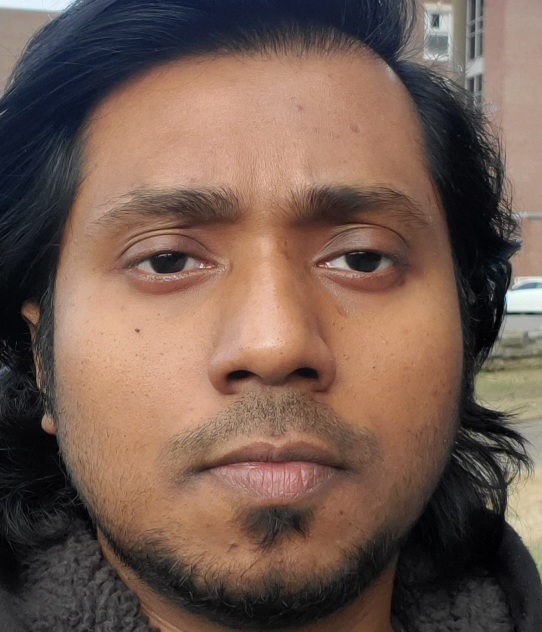
#> input picture Assignment04/images/image6.jpg, 1083 x 1263 px, given in place of the camera (shown at 1/2 size)
$ jupyter execute --allow-errors test.ipynb
#> lines starting #> are read from the running program, lines starting #| are printed output that depends on the picture; after the words box and inside, x2 and y2 are one past the last pixel; in counts of white or black regions, pixels touching at a corner belong together
[cell 1]
from PIL import Image

def resize_faces(person_name):
    for i in range(10):
        img = Image.open(f"{person_name}{i}.png")
        img = img.resize((100, 100), Image.BILINEAR)
        path = person_name.split('/')[-1]
        # print(path)
        img.save(f"./resized/{path}{i}.png")

#> (the rest of this cell did not finish here and is left out)

[cell 2]
import numpy as np
import cv2
import os

def find_average_face(person_name, num_images=10):
    sum_img = None
    valid_images = 0  # Counter for successfully loaded images
    for i in range(num_images):
        img_path = f"{person_name}{i}.png"
        img = cv2.imread(img_path)
        if img is None:
            print(f"Warning: Image at '{img_path}' could not be loaded.")
            continue
        img = img.astype(np.float32)  # Ensure proper type for arithmetic
        if sum_img is None:
            sum_img = img
        else:
            sum_img = cv2.add(sum_img, img)  # Use cv2.add to ensure proper handling of overflow
        valid_images += 1

    if valid_images > 0:
        # Division by 10 as per specific requirement
        avg_img = (sum_img / 10).astype(np.uint8)
        std_img_dir = './std_img/'
        if not os.path.exists(std_img_dir):
            os.makedirs(std_img_dir)
        cv2.imwrite(f"{std_img_dir}std{os.path.basename(person_name)}.png", avg_img)
        print(f"Average face for {person_name} saved.")
    else:
        print(f"No valid images processed for {person_name}.")

# Assuming your resized images are stored in a directory correctly formatted in the path
for person in ['A', 'B', 'C']:
    find_average_face(f"./resized/face{person}", 10)  # Adjust num_images if needed

[cell 3]
import numpy as np
import cv2
import os

# Load standard faces
std_faces = {}
for person in ['A', 'B', 'C']:
    std_face = cv2.imread(f'./std_img/stdFace{person}.png', cv2.IMREAD_COLOR)
    if std_face is not None:
        std_faces[person] = cv2.cvtColor(std_face, cv2.COLOR_BGR2GRAY)
    else:
        print(f"Error loading standard face for person {person}")

[cell 4]
def recognize_face_real_time(std_faces, face_size=(100, 100)):
    # Initialize the video capture object
#> called with face_size = (100, 100)
    cap = cv2.VideoCapture(0)
    face_cascade = cv2.CascadeClassifier(cv2.data.haarcascades + 'haarcascade_frontalface_default.xml')

    while True:
        ret, frame = cap.read()
#> frame is the input picture: shape (1263, 1083, 3); mean B, G, R 80.4, 91.7, 115.1
        if not ret:
            print("Failed to grab frame")
            break

        gray = cv2.cvtColor(frame, cv2.COLOR_BGR2GRAY)
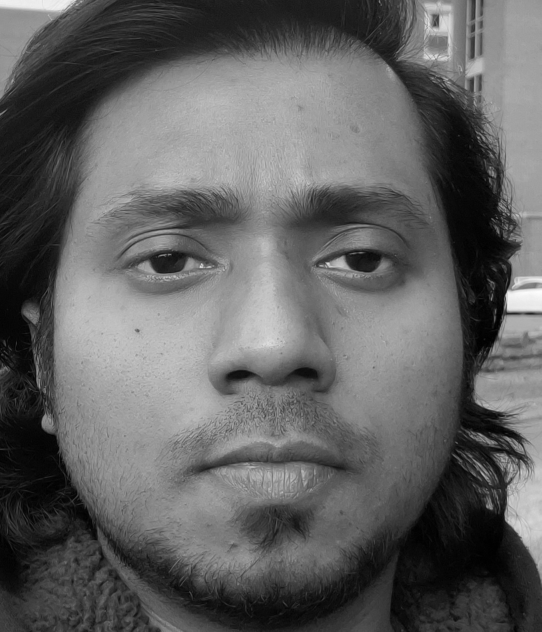
#> gray: shape (1263, 1083) (shown at 1/2 size); min 0, max 252, mean 97.4
        faces = face_cascade.detectMultiScale(gray, 1.1, 4)
#> faces = [[101, 150, 879, 879]]

        for (x, y, w, h) in faces:
            cv2.rectangle(frame, (x, y), (x+w, y+h), (255, 0, 0), 2)
            face = gray[y:y+h, x:x+w]
            face_resized = cv2.resize(face, face_size)

            min_error = np.inf
            match = None
            for person, std_face in std_faces.items():
                error = np.sum(cv2.absdiff(face_resized, std_face))
                if error < min_error:
                    min_error = error
                    match = person

            # Display the matching result on the frame
            cv2.putText(frame, f'Match: {match}', (x, y-10), cv2.FONT_HERSHEY_SIMPLEX, 0.9, (36,255,12), 2)
#> this loop made 1 pass
#> pass 1, in recognize_face_real_time, `face = gray[y:y+h, x:x+w]`:
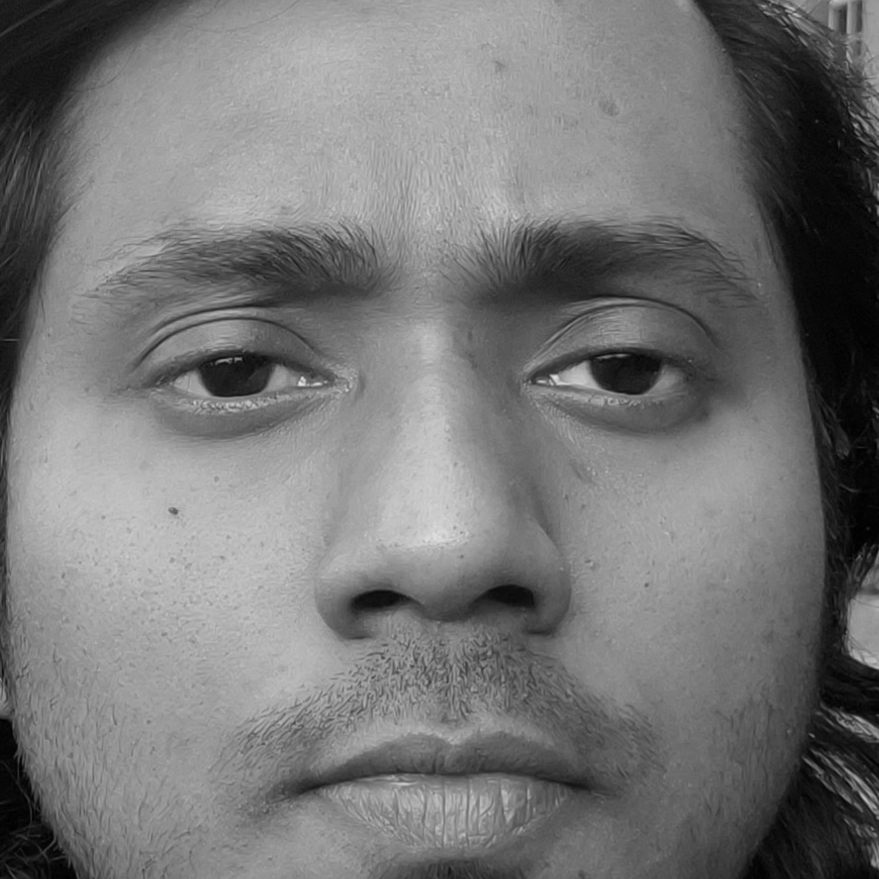
#> face: shape (879, 879); min 0, max 227, mean 117.5
#> pass 1, in recognize_face_real_time, `face_resized = cv2.resize(face, face_size)`:
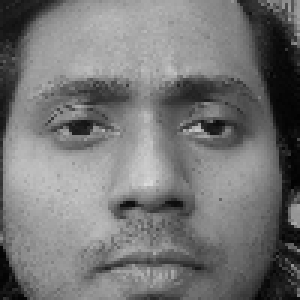
#> face_resized: shape (100, 100) (shown 3 times larger); min 2, max 219, mean 117.3
#> after the loop:
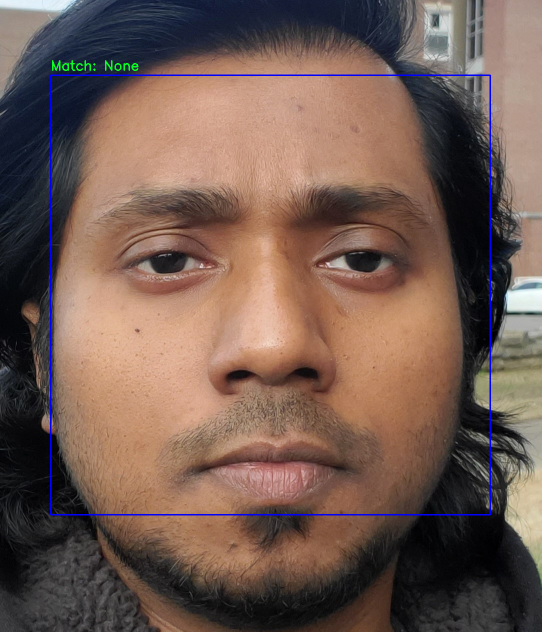
#> frame: shape (1263, 1083, 3) (shown at 1/2 size); 0.86% of pixels changed, all inside (x1, y1, x2, y2) = (100, 120, 982, 1031)

        # Display the resulting frame
        cv2.imshow('Frame', frame)

        # Break the loop
        if cv2.waitKey(1) & 0xFF == ord('q'):
#> (key q is pressed here)
            break

    # When everything done, release the capture
    cap.release()
    cv2.destroyAllWindows()

recognize_face_real_time(std_faces)
